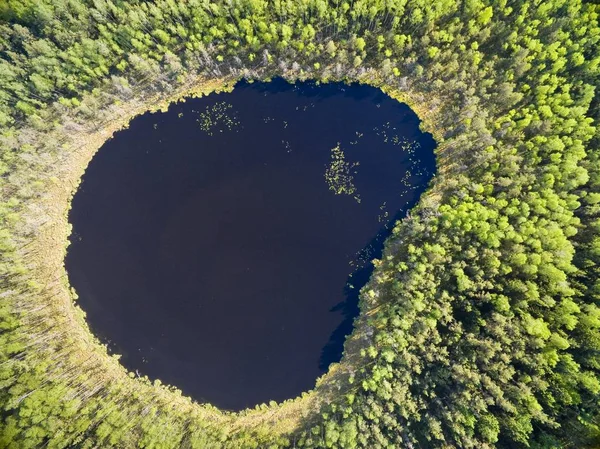
#> input picture Pincel/Lagos1.jpg, 600 x 449 px, found by its file name
$ python Pincel_prueba4.py
#> lines starting #> are read from the running program, lines starting #| are printed output that depends on the picture; after the words box and inside, x2 and y2 are one past the last pixel; in counts of white or black regions, pixels touching at a corner belong together
import cv2
import numpy as np

# Cargar la imagen desde la ubicación especificada
file_path = "C:/Users/jesus/Documents/TT2/Pincel/lagos1.jpg"
img = cv2.imread(file_path)
#> img is the input picture: shape (449, 600, 3); mean B, G, R 78.7, 107.3, 101.8
if img is None:
    print("Error: No se pudo cargar la imagen. Asegúrate de que el archivo exista en la ruta especificada.")
    exit()

# Configurar dimensiones de la ventana y el área de botones
button_panel_width = 150  # Ancho del área de botones
button_panel = np.ones((img.shape[0], button_panel_width, 3), dtype=np.uint8) * 200  # Fondo gris claro

# Variables iniciales
overlay = img.copy()
output = img.copy()
mask = np.zeros(img.shape[:2], dtype=np.uint8)  # Máscara para binarización
brush_size = 10  # Tamaño de la brocha
painting = False
erasing = False
selecting_color = False
current_color = (0, 0, 255, 127)  # Color inicial (Rojo transparente)

# Paleta de colores y botones
colors = {
    'Rojo': (0, 0, 255),
    'Verde': (0, 255, 0),
    'Azul': (255, 0, 0),
    'Amarillo': (0, 255, 255),
    'Cafe': (42, 42, 165),
    'Negro': (0, 0, 0),
    'Blanco': (255, 255, 255),
    'Naranja': (0, 128, 255),
}

button_reset = (10, 20, 140, 60)  # Coordenadas del botón de reinicio
button_select_color = (10, 80, 140, 120)
button_close = (10, 140, 140, 180)
button_erase = (10, 200, 140, 240)  # Botón de borrado
color_buttons = {color: (10, 260 + i * 30, 40, 290 + i * 30) for i, color in enumerate(colors)}  # Coordenadas de la paleta

# Variable global para almacenar la última posición del mouse
last_point = None

# Actualización de la función 'paint' con interpolación de líneas
# [57 lines left out: function paint, not called in this run]

# Dibujar los botones y la paleta en el área de botones
def draw_buttons(panel):
    # Botón de reinicio
    cv2.rectangle(panel, (button_reset[0], button_reset[1]), (button_reset[2], button_reset[3]), (180, 180, 180), -1)
    cv2.putText(panel, "Reiniciar", (button_reset[0] + 10, button_reset[1] + 30), cv2.FONT_HERSHEY_SIMPLEX, 0.5, (0, 0, 0), 1)

    # Botón de seleccionar color
    cv2.rectangle(panel, (button_select_color[0], button_select_color[1]), (button_select_color[2], button_select_color[3]), (180, 180, 180), -1)
    cv2.putText(panel, "Sel. Color", (button_select_color[0] + 10, button_select_color[1] + 30), cv2.FONT_HERSHEY_SIMPLEX, 0.5, (0, 0, 0), 1)

    # Botón de cerrar
    cv2.rectangle(panel, (button_close[0], button_close[1]), (button_close[2], button_close[3]), (180, 180, 180), -1)
    cv2.putText(panel, "Cerrar", (button_close[0] + 10, button_close[1] + 30), cv2.FONT_HERSHEY_SIMPLEX, 0.5, (0, 0, 0), 1)

    # Botón de borrar (cambia de color si está activado)
    erase_button_color = (255, 255, 255) if erasing else (180, 180, 180)
    cv2.rectangle(panel, (button_erase[0], button_erase[1]), (button_erase[2], button_erase[3]), erase_button_color, -1)
    cv2.putText(panel, "Borrar", (button_erase[0] + 30, button_erase[1] + 30), cv2.FONT_HERSHEY_SIMPLEX, 0.5, (0, 0, 0), 1)

    # Paleta de colores
    for i, (color_name, color_rgb) in enumerate(colors.items()):
        color_coords = color_buttons[color_name]
        cv2.rectangle(panel, (color_coords[0], color_coords[1]), (color_coords[2], color_coords[3]), color_rgb, -1)
        #cv2.putText(panel, color_name, (color_coords[0] + 10, color_coords[1] + 25), cv2.FONT_HERSHEY_SIMPLEX, 0.4, (255, 255, 255) if np.mean(color_rgb) < 128 else (0, 0, 0), 1)

# Configurar el callback del mouse en la imagen
cv2.namedWindow("Paint Tool")
cv2.setMouseCallback("Paint Tool", paint)

while True:
    # Crear una imagen combinada de la imagen y el panel de botones
    combined_output = np.hstack((output, button_panel))
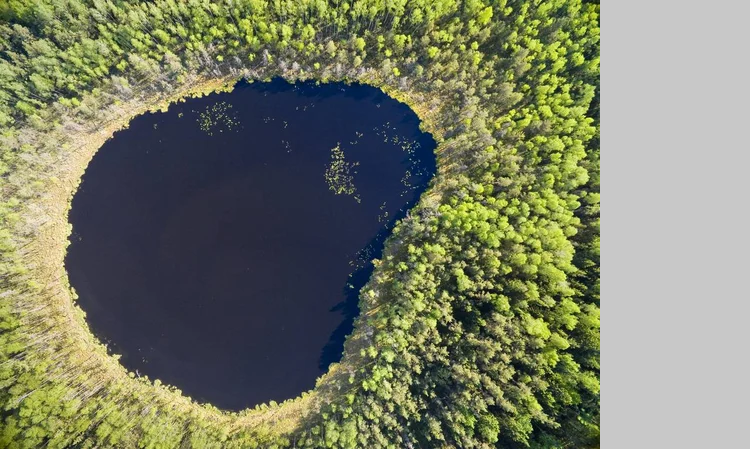
#> combined_output: shape (449, 750, 3); mean B, G, R 103, 125.8, 121.4
    draw_buttons(button_panel)
#> in draw_buttons, `cv2.rectangle(panel, (button_reset[0], button_reset[1]), (button_reset..`:
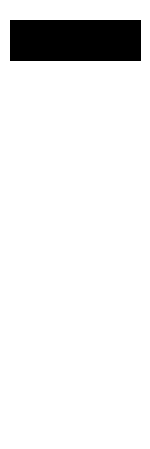
#> panel: shape (449, 150, 3); values 180 (black) and 200 (white), 92% white; 1 black region, box (x1, y1, x2, y2) and area: (10, 20, 141, 61) 5371
#> in draw_buttons, `cv2.rectangle(panel, (button_select_color[0], button_select_color[1]),..`: panel: shape (449, 150, 3); min 0, max 200, mean 196.4
#> in draw_buttons, `cv2.putText(panel, "Sel. Color", (button_select_color[0] + 10, button_..`:
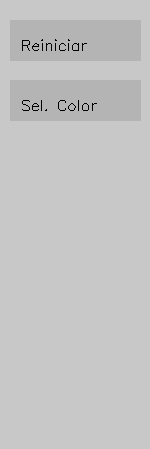
#> panel: shape (449, 150, 3); min 0, max 200, mean 196
#> in draw_buttons, `cv2.rectangle(panel, (button_close[0], button_close[1]), (button_close..`: panel: shape (449, 150, 3); 7.97% of pixels changed, all inside (x1, y1, x2, y2) = (10, 140, 141, 181)
#> in draw_buttons, `cv2.putText(panel, "Cerrar", (button_close[0] + 10, button_close[1] + ..`:
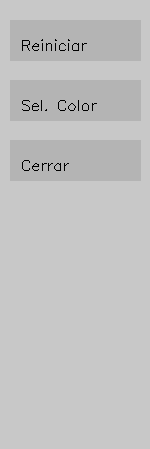
#> panel: shape (449, 150, 3); min 0, max 200, mean 194.1
#> in draw_buttons, `cv2.rectangle(panel, (button_erase[0], button_erase[1]), (button_erase..`: panel: shape (449, 150, 3); 7.97% of pixels changed, all inside (x1, y1, x2, y2) = (10, 200, 141, 241)
#> in draw_buttons, `cv2.putText(panel, "Borrar", (button_erase[0] + 30, button_erase[1] + ..`:
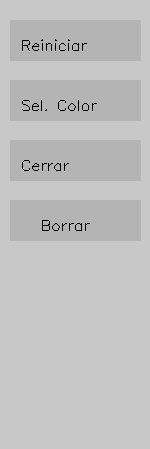
#> panel: shape (449, 150, 3); min 0, max 200, mean 192.2
#> after the loop in draw_buttons, `for i, (color_name, color_rgb) in enumerate(colors.items()):`:
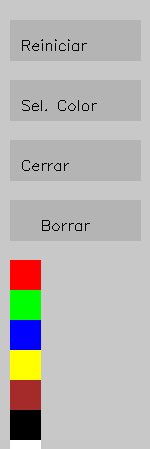
#> panel: shape (449, 150, 3); 8.7% of pixels changed, all inside (x1, y1, x2, y2) = (10, 260, 41, 449); drawn as B, G, R

    # Mostrar la imagen combinada
    cv2.imshow("Paint Tool", combined_output)

    # Presionar "s" para guardar la imagen binarizada
    key = cv2.waitKey(1) & 0xFF
#> (key Esc is pressed here)
    if key == ord('s'):
        # Crear la imagen binarizada a partir de la máscara
        binary_img = np.zeros_like(img)
        binary_img[mask != 0] = (255, 255, 255)
        cv2.imwrite("C:/Users/jesus/Documents/TT2/Pincel/image_masked.png", binary_img)
        print("Imagen binarizada guardada como 'image_masked.png'.")
    elif key == 27:  # Esc para salir
        break

cv2.destroyAllWindows()
